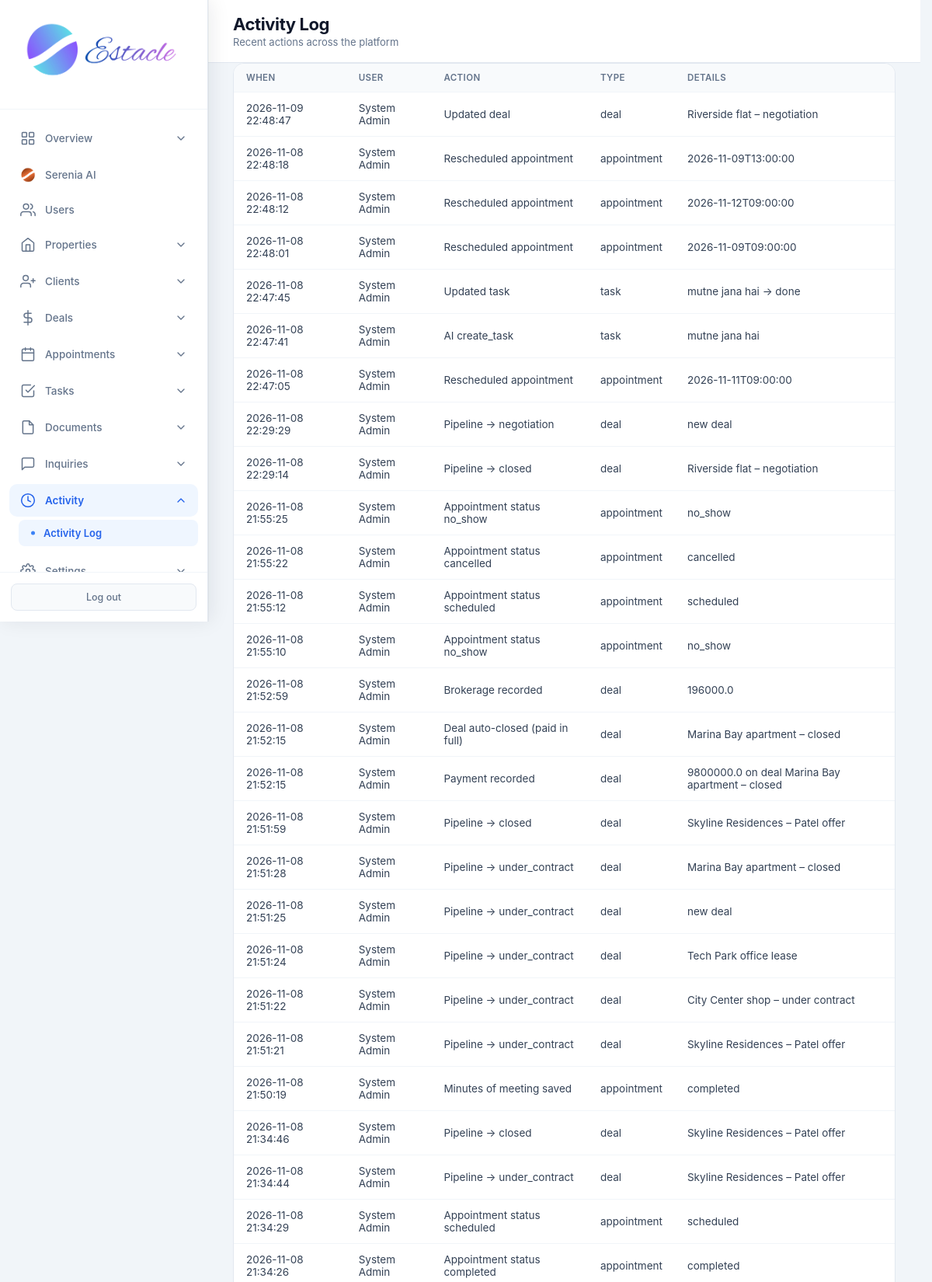
/admin/activity (signed in, upper part), run on the app's committed database.
### tables this page shows
CREATE TABLE activity_log (
            id INTEGER PRIMARY KEY AUTOINCREMENT,
            user_id INTEGER,
            action TEXT NOT NULL,
            entity_type TEXT,
            entity_id INTEGER,
            details TEXT,
            created_at TIMESTAMP DEFAULT CURRENT_TIMESTAMP,
            FOREIGN KEY (user_id) REFERENCES users (id)
        );

CREATE TABLE users (
            id INTEGER PRIMARY KEY AUTOINCREMENT,
            email TEXT UNIQUE NOT NULL,
            password TEXT NOT NULL,
            full_name TEXT NOT NULL,
            role TEXT NOT NULL CHECK(role IN ('admin', 'agent', 'customer')),
            phone TEXT,
            created_at TIMESTAMP DEFAULT CURRENT_TIMESTAMP,
            is_active INTEGER DEFAULT 1
        , avatar TEXT, last_seen TIMESTAMP, job_title TEXT, department TEXT, employee_id TEXT, license_no TEXT, commission_rate REAL, alt_phone TEXT, address TEXT, city TEXT, state TEXT, country TEXT, postal_code TEXT, notes TEXT, hire_date TEXT, timezone TEXT);

### routes/admin/activity.py (the view)
@admin.route('/admin/activity')
@login_required
@role_required('admin')
def admin_activity():
    db = get_db()
    logs = db.execute(
        "SELECT a.*, u.full_name as user_name FROM activity_log a LEFT JOIN users u ON a.user_id = u.id ORDER BY a.created_at DESC LIMIT 100"
    ).fetchall()
    return render_template('admin_activity.html', logs=logs)

### core/db.py (called while the page is built)
def get_db():
    if 'db' not in g:
        g.db = sqlite3.connect(current_app.config['DATABASE'])
        g.db.row_factory = sqlite3.Row
    return g.db

### core/helpers.py (called while the page is built)
def login_required(f):
    @wraps(f)
    def decorated_function(*args, **kwargs):
        if 'user_id' not in session:
            flash('Please log in to access this page.', 'warning')
            return redirect(url_for('auth.login'))
        return f(*args, **kwargs)
    return decorated_function

def role_required(*roles):
    def decorator(f):
        @wraps(f)
        def decorated_function(*args, **kwargs):
            if 'user_id' not in session:
                flash('Please log in to access this page.', 'warning')
                return redirect(url_for('auth.login'))
            if session.get('role') not in roles:
                flash('You do not have permission to access this page.', 'danger')
                return redirect(url_for('auth.role_redirect'))
            return f(*args, **kwargs)
        return decorated_function
    return decorator

def get_setting(key, default=''):
    db = get_db()
    row = db.execute('SELECT value FROM settings WHERE key = ?', (key,)).fetchone()
    return row['value'] if row else default

### templates/admin_activity.html (shortened to what this page needs)
<!DOCTYPE html>
<html lang="en">
<head>
<link rel="stylesheet" href="{{ url_for('static', filename='css/admin.css') }}">
</head>
<body>
<div class="app-layout">
{% set active = 'activity' %}
{% include 'partials/admin_sidebar.html' %}
<main class="main-content">
<header class="top-bar">
<div><h1 class="page-title">Activity Log</h1><p class="page-subtitle">Recent actions across the platform</p></div>
</header>
<div class="panel full"><div class="table-wrap"><table>
<thead><tr><th>When</th><th>User</th><th>Action</th><th>Type</th><th>Details</th></tr></thead>
<tbody>
{% for a in logs %}
<tr>
<td>{{ a.created_at }}</td>
<td>{{ a.user_name or '—' }}</td>
<td>{{ a.action }}</td>
<td>{{ a.entity_type or '—' }}</td>
<td>{{ a.details or '—' }}</td>
</tr>
{% else %}<tr><td colspan="5" class="empty">No activity yet</td></tr>{% endfor %}
</tbody></table></div></div>
</main>
</div>
</body>
</html>

### static/css/admin.css (style rules this page uses)
* { margin: 0; padding: 0; box-sizing: border-box; }
body { font-family: -apple-system, BlinkMacSystemFont, 'Segoe UI', Roboto, 'Helvetica Neue', Arial, sans-serif; background: #f1f5f9; color: #0f172a; min-height: 100vh; }
.app-layout { display: flex; min-height: 100vh; }
.main-content { flex: 1; margin-left: 268px; min-height: 100vh; }
.top-bar { background: white; padding: 18px 32px; border-bottom: 1px solid #e2e8f0; display: flex; justify-content: space-between; align-items: center; }
.page-title { font-family: 'Inter', sans-serif; font-size: 22px; font-weight: 700; letter-spacing: -0.4px; color: #0f172a; }
.page-subtitle { font-size: 13px; color: #64748b; margin-top: 2px; font-weight: 400; }
.panel { background: white; border-radius: 14px; border: 1px solid #e2e8f0; overflow: hidden; }
.panel.full { margin: 0 32px 24px; }
.table-wrap { overflow-x: auto; }
table { width: 100%; border-collapse: collapse; font-size: 13.5px; }
th { text-align: left; padding: 11px 16px; background: #f8fafc; color: #64748b; font-weight: 600; font-size: 11.5px; text-transform: uppercase; letter-spacing: 0.4px; }
td { padding: 12px 16px; border-top: 1px solid #f1f5f9; color: #334155; }
html { scrollbar-gutter: stable; }
.app-layout > :not(.sidebar):not(script):not(style) { animation: estacle-page-in 200ms cubic-bezier(0.22, 0.61, 0.36, 1) backwards; }

### data on the page
activity_log: created_at "2026-11-09 22:48:47", full_name "System Admin", action "Updated deal", entity_type "deal", details "Riverside flat – negotiation"
activity_log: created_at "2026-11-08 22:48:18", full_name "System Admin", action "Rescheduled appointment", entity_type "appointment", details "2026-11-09T13:00:00"
activity_log: created_at "2026-11-08 22:48:12", full_name "System Admin", action "Rescheduled appointment", entity_type "appointment", details "2026-11-12T09:00:00"
activity_log: created_at "2026-11-08 22:48:01", full_name "System Admin", action "Rescheduled appointment", entity_type "appointment", details "2026-11-09T09:00:00"
activity_log: created_at "2026-11-08 22:47:45", full_name "System Admin", action "Updated task", entity_type "task", details "mutne jana hai → done"
activity_log: created_at "2026-11-08 22:47:41", full_name "System Admin", action "AI create_task", entity_type "task", details "mutne jana hai"
activity_log: created_at "2026-11-08 22:47:05", full_name "System Admin", action "Rescheduled appointment", entity_type "appointment", details "2026-11-11T09:00:00"
activity_log: created_at "2026-11-08 22:29:29", full_name "System Admin", action "Pipeline → negotiation", entity_type "deal", details "new deal"
activity_log: created_at "2026-11-08 22:29:14", full_name "System Admin", action "Pipeline → closed", entity_type "deal", details "Riverside flat – negotiation"
activity_log: created_at "2026-11-08 21:55:25", full_name "System Admin", action "Appointment status no_show", entity_type "appointment", details "no_show"
activity_log: created_at "2026-11-08 21:55:22", full_name "System Admin", action "Appointment status cancelled", entity_type "appointment", details "cancelled"
activity_log: created_at "2026-11-08 21:55:12", full_name "System Admin", action "Appointment status scheduled", entity_type "appointment", details "scheduled"
activity_log: created_at "2026-11-08 21:55:10", full_name "System Admin", action "Appointment status no_show", entity_type "appointment", details "no_show"
activity_log: created_at "2026-11-08 21:52:59", full_name "System Admin", action "Brokerage recorded", entity_type "deal", details "196000.0"
activity_log: created_at "2026-11-08 21:52:15", full_name "System Admin", action "Deal auto-closed (paid in full)", entity_type "deal", details "Marina Bay apartment – closed"
activity_log: created_at "2026-11-08 21:52:15", full_name "System Admin", action "Payment recorded", entity_type "deal", details "9800000.0 on deal Marina Bay apartment – closed"
activity_log: created_at "2026-11-08 21:51:59", full_name "System Admin", action "Pipeline → closed", entity_type "deal", details "Skyline Residences – Patel offer"
activity_log: created_at "2026-11-08 21:51:28", full_name "System Admin", action "Pipeline → under_contract", entity_type "deal", details "Marina Bay apartment – closed"
activity_log: created_at "2026-11-08 21:51:25", full_name "System Admin", action "Pipeline → under_contract", entity_type "deal", details "new deal"
activity_log: created_at "2026-11-08 21:51:24", full_name "System Admin", action "Pipeline → under_contract", entity_type "deal", details "Tech Park office lease"
activity_log: created_at "2026-11-08 21:51:22", full_name "System Admin", action "Pipeline → under_contract", entity_type "deal", details "City Center shop – under contract"
activity_log: created_at "2026-11-08 21:51:21", full_name "System Admin", action "Pipeline → under_contract", entity_type "deal", details "Skyline Residences – Patel offer"
activity_log: created_at "2026-11-08 21:50:19", full_name "System Admin", action "Minutes of meeting saved", entity_type "appointment", details "completed"
activity_log: created_at "2026-11-08 21:34:46", full_name "System Admin", action "Pipeline → closed", entity_type "deal", details "Skyline Residences – Patel offer"
activity_log: created_at "2026-11-08 21:34:44", full_name "System Admin", action "Pipeline → under_contract", entity_type "deal", details "Skyline Residences – Patel offer"
activity_log: created_at "2026-11-08 21:34:29", full_name "System Admin", action "Appointment status scheduled", entity_type "appointment", details "scheduled"
activity_log: created_at "2026-11-08 21:34:26", full_name "System Admin", action "Appointment status completed", entity_type "appointment", details "completed"
